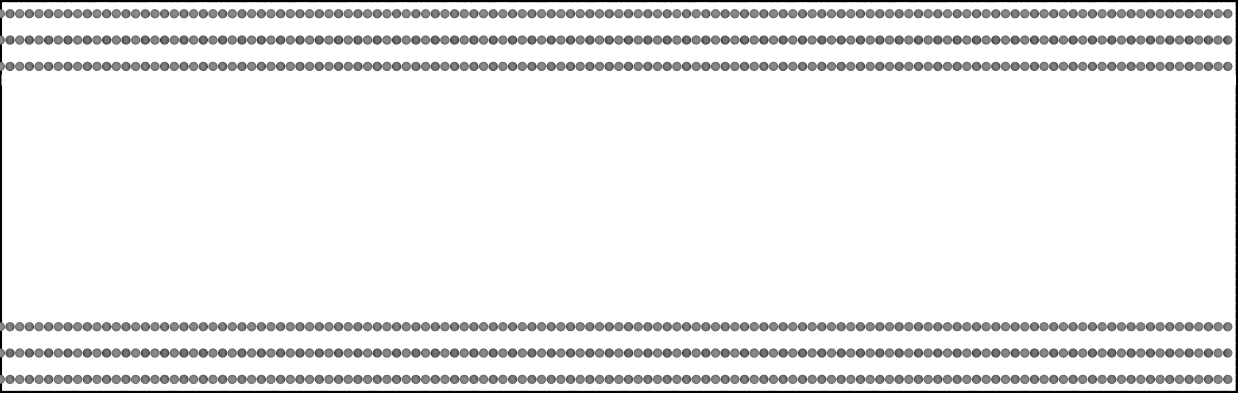
#> input picture Ibeam_capillary/Eight_Molecular_Layers/Final_Surface_Area/Freezing_Locations/Plots/graphite_backdrop.png, 2475 x 786 px (shown at 1/2 size)
$ python plot_xz_locations.py
#> lines starting #> are read from the running program, lines starting #| are printed output that depends on the picture
import matplotlib.pyplot as plt
import matplotlib.image as image
import numpy as np

backx = 2475
dimx = 157.504
backz = 786
dimz = 39.85034643610105 + 10.062000000000001

graphite = image.imread('graphite_backdrop.png')
#> graphite is the input picture: shape (786, 2475, 4) float32; mean R, G, B, A 0.926, 0.927, 0.927, 1
print (graphite.shape)
#| (786, 2475, 4)

surface_file = '../../interface_analysis/8layer_surface_data.txt'
surface_data = np.loadtxt(surface_file)
avg_width = surface_data[5]
std_width = surface_data[6]
avg_center = surface_data[7]

freezing_file = 'freezing_coordinates.dat'
freezing_data = np.loadtxt(freezing_file)
freezing_data = np.transpose(freezing_data)


max_width = avg_width + std_width
min_width = avg_width - std_width

left_lower = avg_center - max_width/2
left_upper = avg_center - min_width/2
right_lower = avg_center + min_width/2
right_upper = avg_center + max_width/2


norm = plt.Normalize(min(freezing_data[0]), max(freezing_data[0]))
scale = []
for f in freezing_data[0]:
	scale.append(f**10 * 500)
print(scale)


fig = plt.figure()
plt.imshow(graphite, extent=(0, dimx, 0, dimz))
plt.plot([109, 103.9, 109], [38.6, 25, 11], color = 'green')
sctr = plt.scatter(freezing_data[1], freezing_data[3], 1000.0, alpha=0.5, c=freezing_data[0], cmap='winter', norm=norm)
#ax.hist(freezing_data[0], density=False, bins=10, histtype='step')
plt.axvspan(left_lower, left_upper, alpha=0.5, color='red')
plt.axvspan(right_lower, right_upper, alpha=0.5, color='red')

bar = fig.colorbar(sctr)
bar.set_label('Freezing temperature')

plt.show()
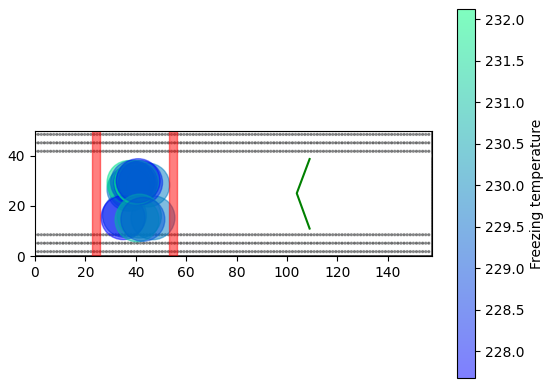
#> figure drawn by matplotlib, 2 panels
